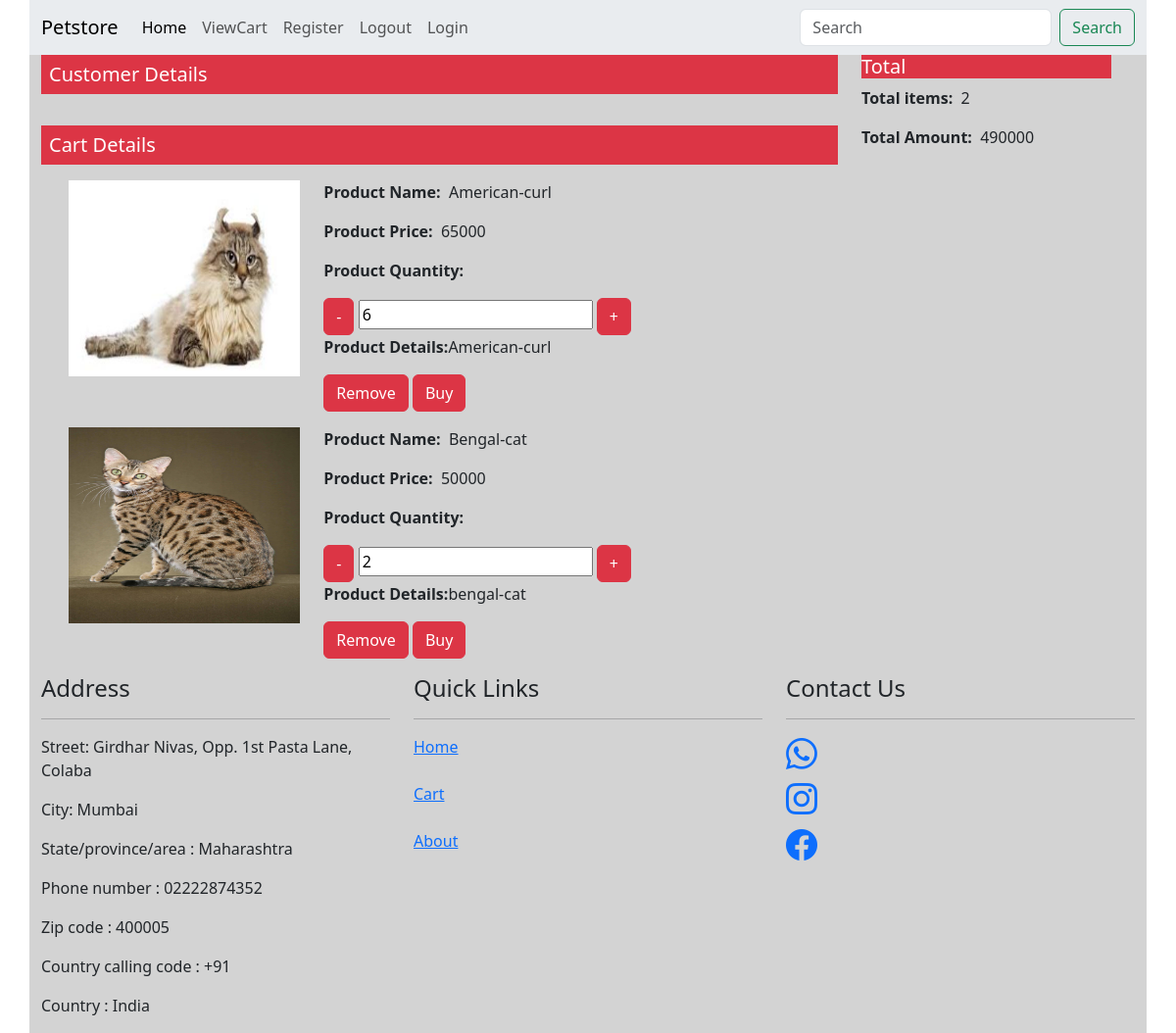
/viewCart/, run on the app's committed database.
### petapp/models.py (models this page shows, shortened)
class CartItem(models.Model):
    pets = models.ForeignKey(Pet,on_delete = models.CASCADE)
    quantity = models.PositiveIntegerField(default = 0)
    date_added = models.DateTimeField(auto_now_add = True)

class Pet(models.Model):
    pet_id = models.IntegerField(primary_key = True)
    pet_name = models.CharField(max_length = 50)
    type = (("Cat","Cat"),("Dog","Dog"))
    category = models.CharField(max_length = 100,choices = type)
    desc =models.CharField(max_length = 255)
    price = models.IntegerField()
    image = models.ImageField(upload_to='pics')
    prod = CustomManager() #object of Custom Manager
    objects = models.Manager() #default manager

### petapp/views.py (the view)
# urls.py: path("viewCart/",views.viewCart,name="viewCart"),
def viewCart(req):
    cart_item = CartItem.objects.all()
    context = {}
    context['items'] = cart_item
    total_price = 0
    for x in cart_item:
        print(x.pets.price,x.quantity)
        total_price += (x.pets.price * x.quantity)
        print(total_price)
    context['total'] = total_price
    length = len(cart_item)
    context["length"] = length
    return render(req,"cart.html",context)

### petapp/templates/cart.html (shortened to what this page needs)
{%extends 'base.html'%}
{% block body %}
<div class="row">
    <div class="col-md-9">
        <h5 class="bg-danger text-white p-2">Customer Details</h5>
        <br>
        <h5 class="bg-danger text-white p-2">Cart Details</h5>
        {% for x in items %}
        <div class="row m-3">
            <div class="col-md-4">
                <img src="{{x.pets.image.url}}" alt="image" width="100%" height="200px">
            </div>
            <div class="col-md-8">
                <p><b>Product Name:</b>&nbsp;&nbsp;{{x.pets.pet_name}}</p>
                <p><b>Product Price:</b>&nbsp;&nbsp;{{x.pets.price}}</p>
                <p><b>Product Quantity:</b></p>
                <a href="/updateqty/0/{{x.pets.pet_id}}"><button class="btn btn-danger">-</button></a>
                <input readonly="readonly" type="number" value="{{x.quantity}}" readonly>
                <a href="/updateqty/1/{{x.pets.pet_id}}"><button class="btn btn-danger">+</button></a>
                <p><b>Product Details:</b>{{x.pets.desc}}</p>
                <a href="/remove/{{x.pet_id}}"><button type="submit" class="btn btn-danger">Remove</button></a>
                <a href=""><button type="submit" class="btn btn-danger">Buy</button></a>
            </div>
        </div>
    {% endfor %}
</div>
<div class="col-md-3">
    <h5 class="bg-danger text-white p2">Total</h5>
    <p><b>Total items:</b>&nbsp;&nbsp;{{length}}</p>
    <p><b>Total Amount:</b>&nbsp;&nbsp;{{total}}</p>
</div>
</div>
{% endblock %}

### data on the page
CartItem: pets.image (picture), pets.pet_name "American-curl", pets.price "65000", quantity "6", pets.desc "American-curl"
CartItem: pets.image (picture), pets.pet_name "Bengal-cat", pets.price "50000", quantity "2", pets.desc "bengal-cat"

### other printed values
{{ length }} "2"
{{ total }} "490000"
